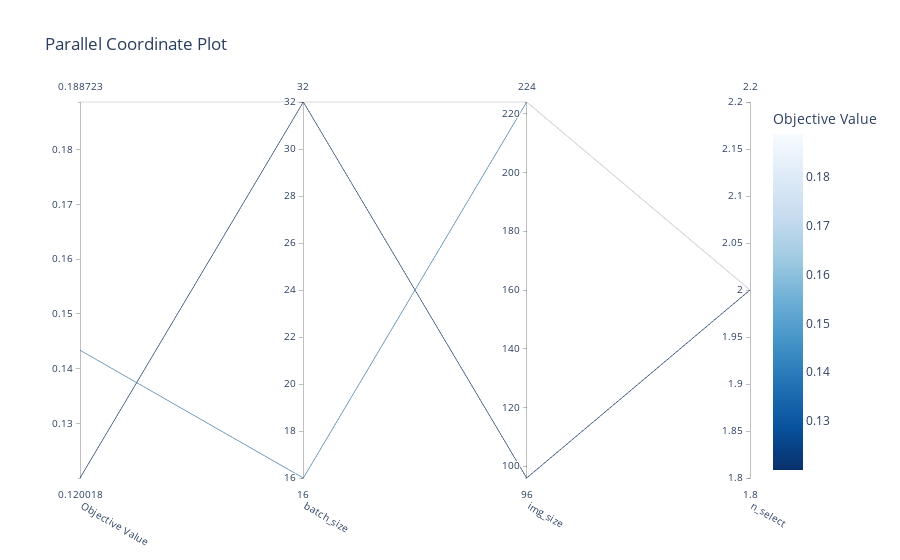

The code cell stored with this chart in its notebook:
### Markdown cell above
각 objective value에 영향을 끼치는 요인 파악, `params` 인자로는 `study.params`에서 살펴보고자 하는 인자를 선택

### Code cell
plot_parallel_coordinate(study,target=lambda t: t.values[0], params=["batch_size", "img_size", "n_select"])

### Figure 1 — Plotly figure (JSON) as saved in the notebook; plotly's stock layout.template omitted (floating-point values rounded to 4 significant figures)
{"data": [{"dimensions": [{"label": "Objective Value", "range": [0.12, 0.1887], "values": [0.1887, 0.12, 0.1434]}, {"label": "batch_size", "range": [16, 32], "values": [32, 32, 16]}, {"label": "img_size", "range": [96, 224], "values": [224, 96, 224]}, {"label": "n_select", "range": [2, 2], "values": [2, 2, 2]}], "labelangle": 30, "labelside": "bottom", "line": {"color": [0.1887, 0.12, 0.1434], "colorbar": {"title": {"text": "Objective Value"}}, "colorscale": [[0, "rgb(247,251,255)"], [0.125, "rgb(222,235,247)"], [0.25, "rgb(198,219,239)"], [0.375, "rgb(158,202,225)"], [0.5, "rgb(107,174,214)"], [0.625, "rgb(66,146,198)"], [0.75, "rgb(33,113,181)"], [0.875, "rgb(8,81,156)"], [1, "rgb(8,48,107)"]], "reversescale": true, "showscale": true}, "type": "parcoords"}], "layout": {"autosize": true, "title": {"text": "Parallel Coordinate Plot"}}}
